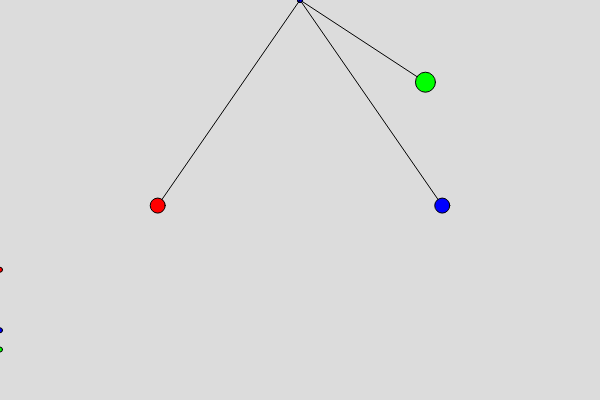
Frame 1 (no input)
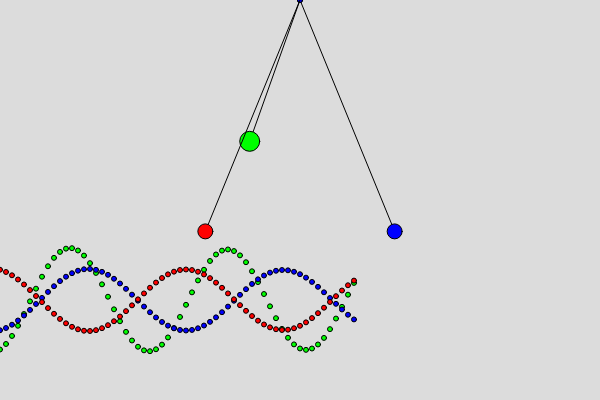
Frame 60 (no input)
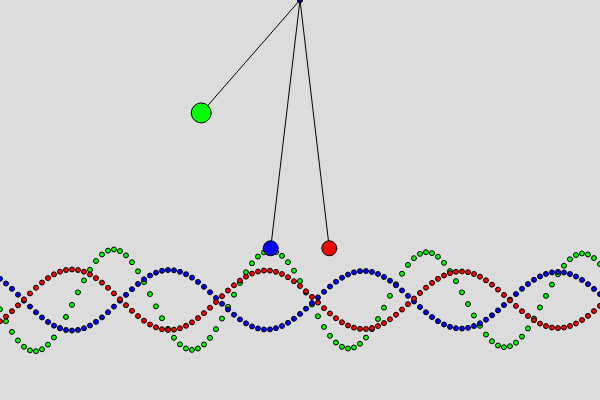
Frame 120 (the mouse pressed at the canvas centre since frame 60)

The p5.js sketch that drew these frames (run headless with seeded random() and noise() and a simulated clock; from frame 60 on, the mouse is pressed at the canvas centre):

// p5.js sketch
// ── sketch.js
// canevas configuration
var h=400;
var w=600;
var fr=24; // framerate

// physics parameters
var friction = 0.002;
var g = 9.8;

var trace_length=100;

class Pendule {


  constructor(m, tetha, l, r, c) {
    this.m = m;
    this.tetha = tetha;
    this.l = l;
    this.r = r;
    this.c = c;    
    this.trace = [];
    
    this.av = 0;
  }

  updatePhysics() {
    
    // compute angular acceleration: 2nd Newton law
    var acc = -sin(this.tetha) * g / (this.l);

    // add to angular velocity    
    this.av += acc;

    // account for some friction
    this.av = this.av * (1-friction);

    // update the new angle
    this.tetha += this.av;

    // track moves
    if (this.trace.length > trace_length) {
      this.trace.shift();
    }
    this.trace.push(this.tetha);
    
  }

  draw() {
    ellipse(0, 0, 5);
    var x = this.l * sin(this.tetha);
    var y = this.l * cos(this.tetha);
    line(0, 0, x, y);
    fill(this.c);
    ellipse(x, y, this.r);            
  }

  drawTrack() {
    for (var i = 0; i < this.trace.length; i++) {
      fill(this.c);
      ellipse(-w / 2 + i * w / trace_length, 300 + 50 * this.trace[i], 5);
    }
  }

  
}


var pendulums=[];

function setup() {
  createCanvas(w, h);
  frameRate(fr);
  pendulums.push(new Pendule(5, PI / 3, 150, 20, color(0, 255, 0)));
  pendulums.push(new Pendule(8, PI / 5, 250, 15, color(0, 0, 255)));
  pendulums.push(new Pendule(8, -PI / 5, 250, 15, color(255, 0, 0)));

}

function draw() {
  background(220);
  translate(w/2,0);
  
  for (var i = 0; i < pendulums.length; i++) {
    pendulums[i].updatePhysics();
    pendulums[i].draw();
    pendulums[i].drawTrack();    
  }

}
